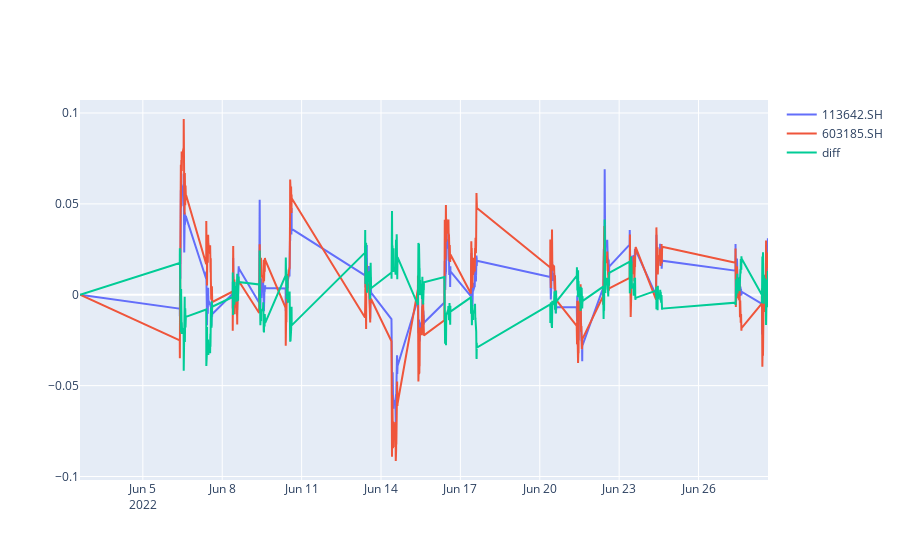

Notebook code for this chart:
### Markdown cell above
# signal analysis

### Code cell
# plot pair moving trend: diff = cbond reutrn - stock return 
cbond_return['diff'] = cbond_return[cbond_pair[0]] - cbond_return[cbond_pair[1]]

from turtle import title
import plotly.graph_objects as go

fig = go.Figure(data=[
    go.Scatter(name=cbond_pair[0], x=cbond_return.index, y=cbond_return[cbond_pair[0]]),
    go.Scatter(name=cbond_pair[1], x=cbond_return.index, y=cbond_return[cbond_pair[1]]),
    go.Scatter(name='diff', x=cbond_return.index, y=cbond_return['diff']),
])
fig.show()

    
# test stationary
from statsmodels.tsa.stattools import adfuller
if adfuller(cbond_return['diff'])[1] < 0.001:
    print("This cbond-stock pair is stationary!")
else:
    print("This cbond-stock pair is not stationary!")

### Figure 1 — Plotly figure (JSON) as saved in the notebook; plotly's stock layout.template omitted (floating-point values rounded to 4 significant figures; data arrays with more than 128 entries replaced by an {"elided": "..."} marker saying what was removed)
{"data": [{"name": "113642.SH", "type": "scatter", "x": {"elided": "4059 str values"}, "y": {"elided": "4059 float values"}}, {"name": "603185.SH", "type": "scatter", "x": {"elided": "4059 str values"}, "y": {"elided": "4059 float values"}}, {"name": "diff", "type": "scatter", "x": {"elided": "4059 str values"}, "y": {"elided": "4059 float values"}}], "layout": {}}
